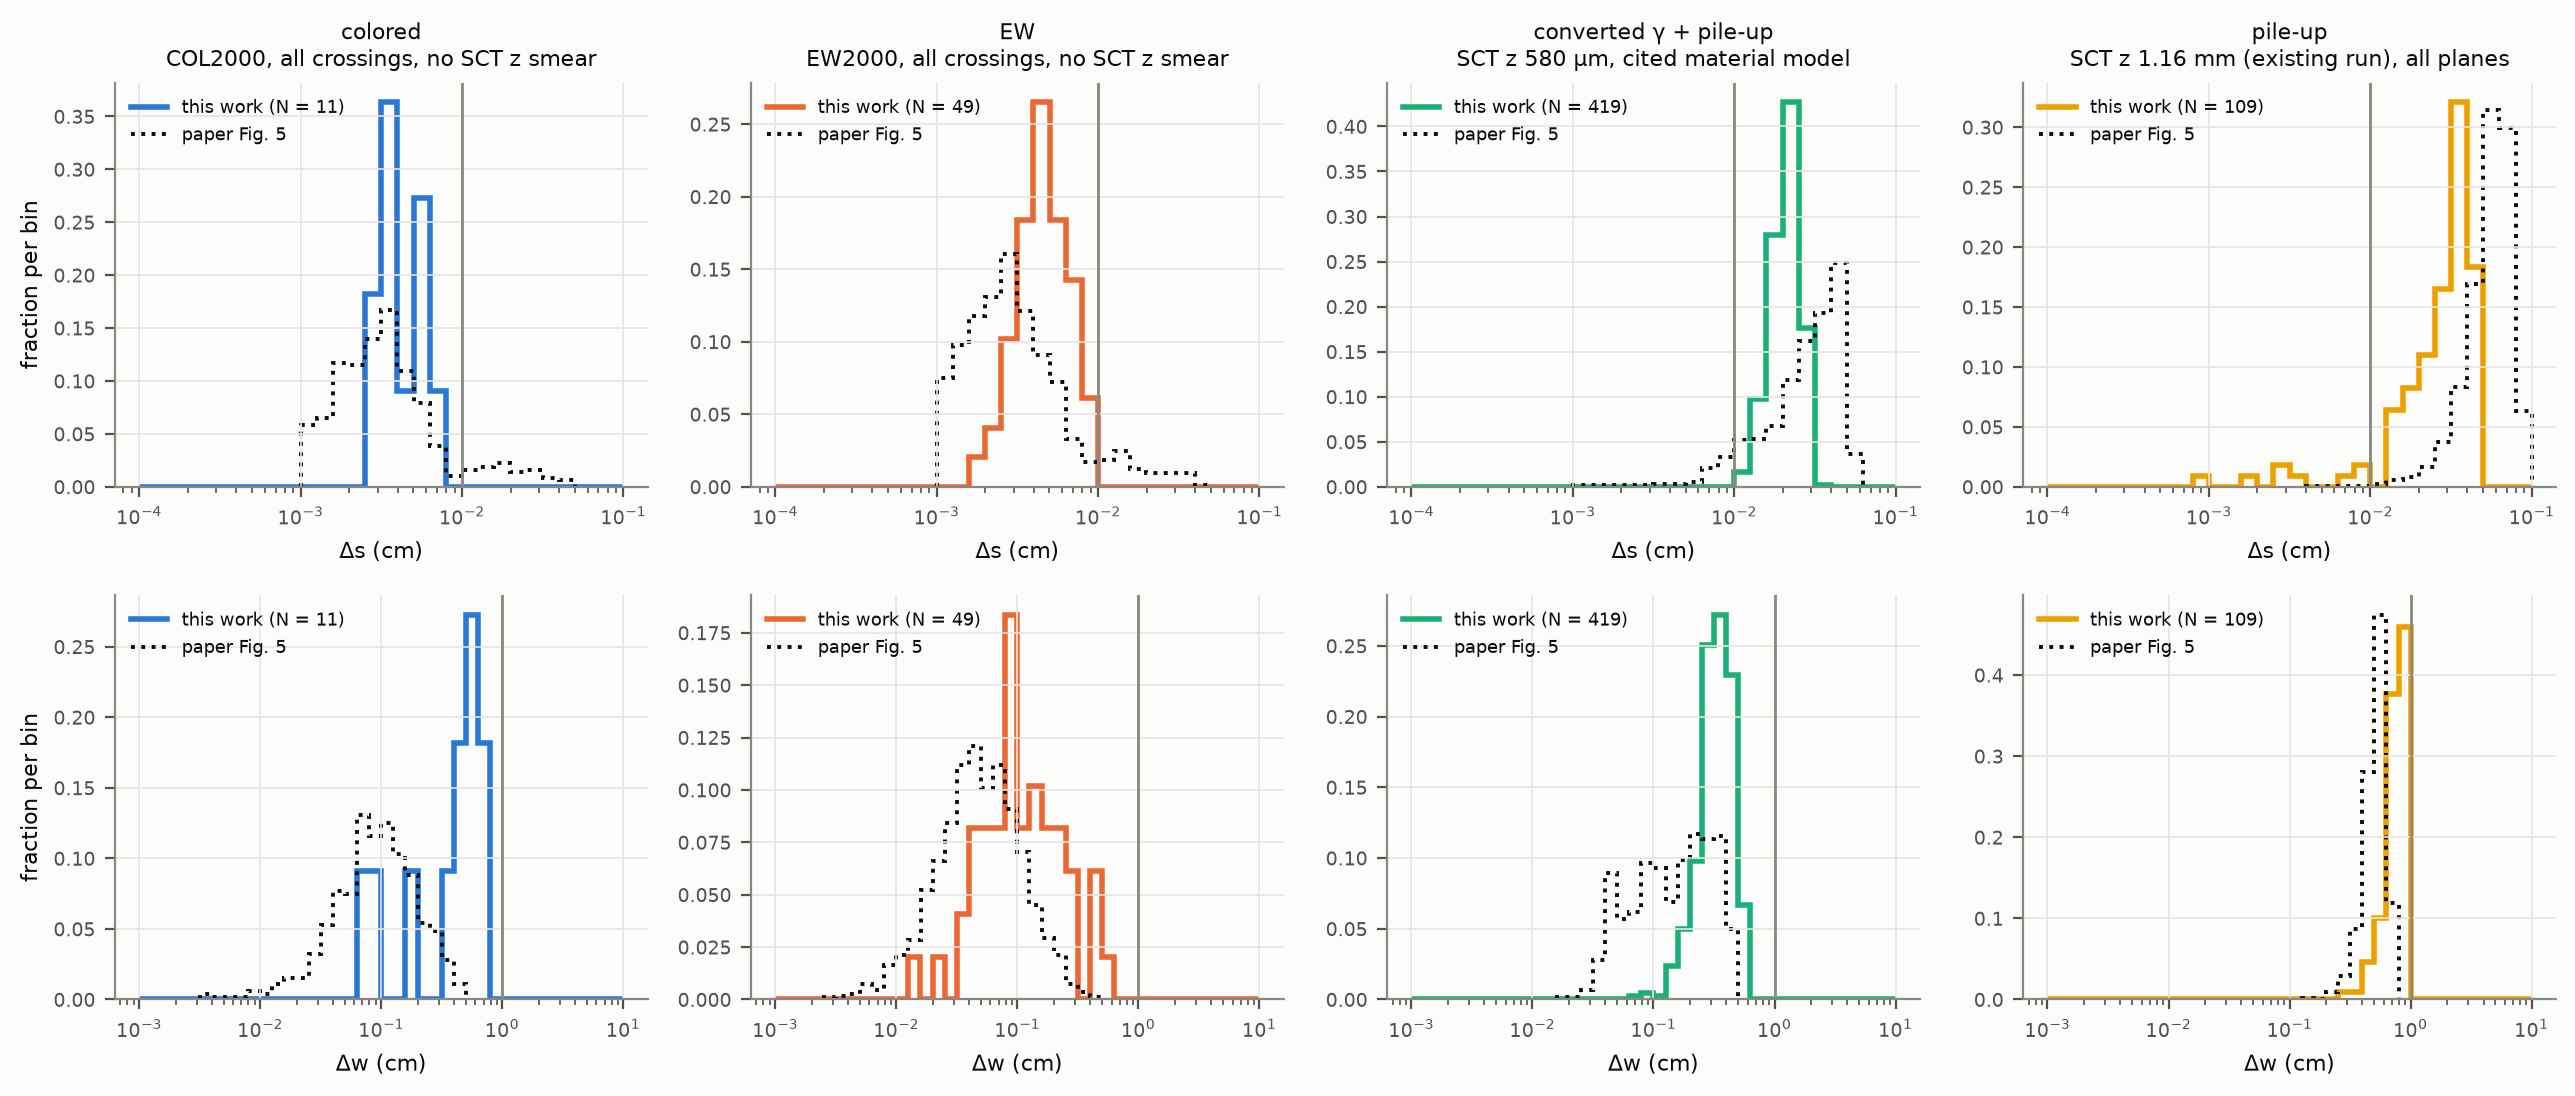

Generate this figure with Python:
#!/usr/bin/env python3
"""Figure 5-style Delta_s and Delta_w, signal = plane + hit multiplicity, every layer crossing < 25 ns, before the Δs cut (Δw < 1 is part of the paper plane search); unit area on the paper's own log bins (10 per decade), vs the paper's digitised Fig. 5.
colored / EW   : COL2000 / EW2000, Ref. [27] lengths, no SCT z smearing, plane + hit multiplicity (before the last cut)
converted gamma: conversion + mu=50 pile-up, Ref. [27] lengths, SCT z 580 um, cited material model [34], plane + hit multiplicity
pile-up        : pile-up only (existing run: Ref. [27] lengths, SCT z 1.16 mm, pixel merging), all reconstructed planes
Our Delta_w is sqrt(lambda_2) (paper Eq. 11); the paper's plotted Delta_w appears to be 0.5*sqrt(lambda_2)."""
import os, sys, glob, json, numpy as np, pandas as pd
HERE = os.path.dirname(os.path.abspath(__file__)); sys.path.insert(0, HERE)
import fig_utils as fu
T = f"{HERE}/../tables"; L = f"{HERE}/../logs"; FIG5 = f"{HERE}/../../PAPER_TABLE_I_REPRODUCTION_FORENSICS_2026-10-02/tables/paper_fig5_extracted.json"
TR = lambda s: s.astype(str) == "True"; f5 = json.load(open(FIG5)); rows = []
pe = pd.read_csv(f"{T}/all_crossings_per_event.csv")
for pop, smp in [("colored", "COL2000"), ("EW", "EW2000")]:
    x = pe[(pe["sample"] == smp) & (pe["mode"] == "ALL") & (pe.sct == "Z0") & TR(pe.fid) & TR(pe.plane) & TR(pe.mult)]
    rows += [dict(population=pop, ds_cm=a, dw_cm=b) for a, b in zip(x.ds, x.dw)]
o = pd.concat(pd.read_csv(f) for f in glob.glob(f"{L}/P10_chunks_B_Z580_REF34/chunk_*.csv")); o = o[(o.config == "LITERAL") & TR(o.plane) & TR(o.mult)]
rows += [dict(population="converted γ + pile-up", ds_cm=a, dw_cm=b) for a, b in zip(o.ds, o.dw)]
p = pd.concat(pd.read_csv(f) for f in glob.glob(f"{L}/P8_chunks_LITERAL/chunk_*.csv")); p = p[TR(p.sec3c_plane_found)]
rows += [dict(population="pile-up", ds_cm=a, dw_cm=b) for a, b in zip(p.sec3c_ds, p.sec3c_dw)]
LAB = {"colored": "Colored Quirk", "EW": "EW Quirk", "converted γ + pile-up": "Converted gamma", "pile-up": "Pileup"}
for pop, lab in LAB.items():
    for var in ("delta_s_cm", "delta_w_cm"):
        h = f5[var]["histograms"][lab]; tot = sum(t["height"] for t in h)
        rows += [dict(population=pop, paper_var=var, bin_lo=t["lo"], bin_hi=t["hi"], paper_frac=t["height"] / tot) for t in h]
src = pd.DataFrame(rows)
POPS = ["colored", "EW", "converted γ + pile-up", "pile-up"]; NOTE = {"colored": "COL2000, all crossings, no SCT z smear", "EW": "EW2000, all crossings, no SCT z smear", "converted γ + pile-up": "SCT z 580 µm, cited material model", "pile-up": "SCT z 1.16 mm (existing run), all planes"}
EDG = {"ds_cm": 10 ** np.arange(-4, -0.99, 0.1), "dw_cm": 10 ** np.arange(-3, 1.01, 0.1)}; PV = {"ds_cm": "delta_s_cm", "dw_cm": "delta_w_cm"}
def plot(d):
    import matplotlib.pyplot as plt
    fig, axes = plt.subplots(2, 4, figsize=(13, 5.6))
    for i, var in enumerate(["ds_cm", "dw_cm"]):
        for j, pop in enumerate(POPS):
            ax = axes[i, j]; e = EDG[var]; v = d[(d.population == pop) & d[var].notna()][var]
            hh = np.histogram(np.clip(v, e[0] * 1.0001, None), bins=e)[0].astype(float)
            ax.stairs(hh / max(hh.sum(), 1), e, color=fu.SERIES[j], lw=2, label=f"this work (N = {len(v)})")
            pp = d[(d.population == pop) & (d.paper_var == PV[var])]
            ax.stairs(pp.paper_frac.values, np.r_[pp.bin_lo.values, pp.bin_hi.values[-1]], color=fu.INK, lw=1.4, ls=":", label="paper Fig. 5")
            ax.axvline(0.01 if var == "ds_cm" else 1.0, color=fu.MUTED, lw=1); ax.set_xscale("log"); ax.tick_params(labelsize=7)
            ax.set_xlabel("Δs (cm)" if var == "ds_cm" else "Δw (cm)", fontsize=8)
            if i == 0: ax.set_title(f"{pop}\n{NOTE[pop]}", fontsize=8)
            if j == 0: ax.set_ylabel("fraction per bin", fontsize=8)
            ax.legend(fontsize=6.5, loc="upper left")
    fig.tight_layout(); return fig
fu.figure("F26_fig5_v3", src, plot, "Figure 5-style Δs (top) and Δw (bottom), signal = plane + hit multiplicity, every layer crossing < 25 ns, before the Δs cut (Δw < 1 is part of the paper plane search); unit area on the paper's log bins; dotted = paper's Fig. 5 "
          "(digitised, unit area). Vertical lines = signal-region cuts. Our Δw is √λ₂ (paper Eq. 11); the paper's plotted Δw appears to be ½√λ₂.",
          [f"{T}/all_crossings_per_event.csv", f"{L}/P10_chunks_B_Z580_REF34", f"{L}/P8_chunks_LITERAL", FIG5], "see caption", os.path.abspath(__file__))
print(src.dropna(subset=["ds_cm"]).groupby("population").size())
